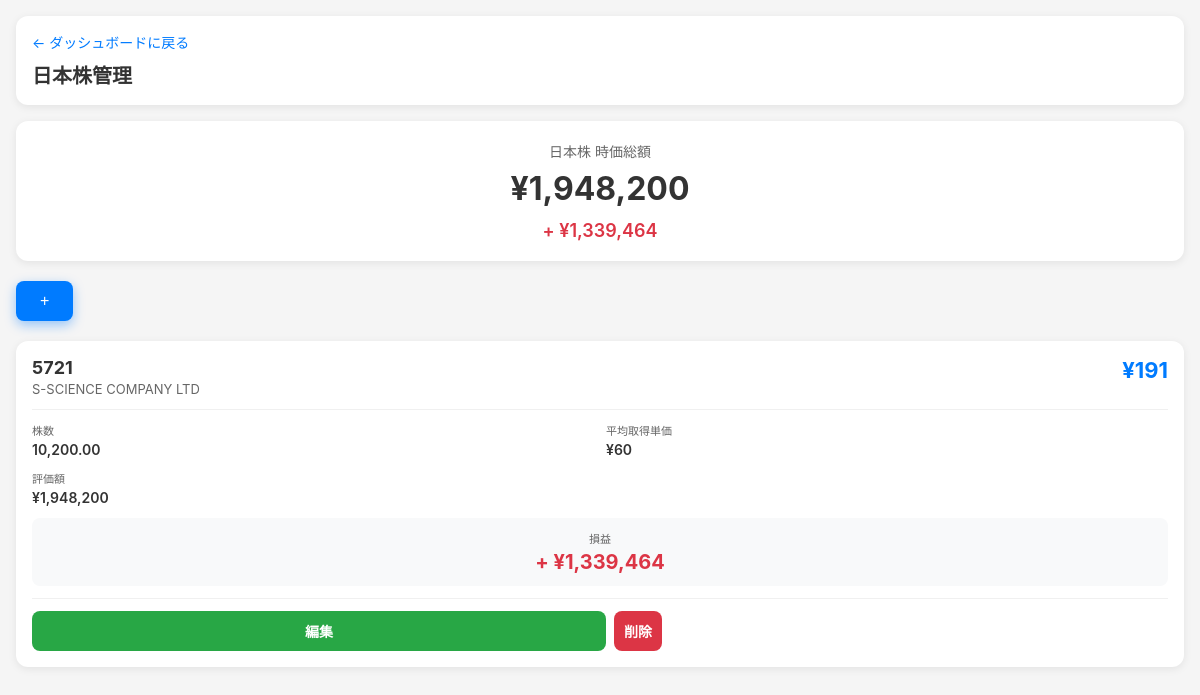
Screenshot of /assets/jp_stock (signed in) with the database file from the repository.
### tables this page shows
CREATE TABLE assets (
        id INTEGER PRIMARY KEY AUTOINCREMENT,
        user_id INTEGER,
        asset_type TEXT NOT NULL,
        symbol TEXT NOT NULL,
        name TEXT,
        quantity REAL NOT NULL,
        price REAL DEFAULT 0,
        created_at TIMESTAMP DEFAULT CURRENT_TIMESTAMP, avg_price REAL DEFAULT 0, current_price REAL DEFAULT 0, total_cost REAL DEFAULT 0, acquisition_price REAL, avg_cost REAL DEFAULT 0,
        FOREIGN KEY (user_id) REFERENCES users (id)
    );

### app.py (the view)
@app.route('/assets/<asset_type>')
def manage_assets(asset_type):
    user = get_current_user()
    if not user:
        return redirect(url_for('login'))
    conn = get_db()
    c = conn.cursor()
    if USE_POSTGRES:
        c.execute('''SELECT * FROM assets WHERE user_id = %s AND asset_type = %s
                    ORDER BY symbol''', (user['id'], asset_type))
    else:
        c.execute('''SELECT * FROM assets WHERE user_id = ? AND asset_type = ?
                    ORDER BY symbol''', (user['id'], asset_type))
    assets = c.fetchall()
    conn.close()
    type_info = {
        'jp_stock': {'title': '日本株', 'symbol_label': '証券コード', 'quantity_label': '株数'},
        'us_stock': {'title': '米国株', 'symbol_label': 'シンボル', 'quantity_label': '株数'},
        'gold': {'title': '金 (Gold)', 'symbol_label': '種類', 'quantity_label': '重量(g)'},
        'cash': {'title': '現金', 'symbol_label': '項目名', 'quantity_label': '金額'},
        'crypto': {'title': '暗号資産', 'symbol_label': '銘柄', 'quantity_label': '数量'}
    }
    info = type_info.get(asset_type, type_info['jp_stock'])
    crypto_symbols = CRYPTO_SYMBOLS
    return render_template('manage_assets.html', assets=assets, asset_type=asset_type, info=info, crypto_symbols=crypto_symbols)

### app.py (called while the page is built)
def get_db():
    if USE_POSTGRES:
        conn = psycopg2.connect(DATABASE_URL, cursor_factory=RealDictCursor)
        return conn
    else:
        conn = sqlite3.connect('portfolio.db')
        conn.row_factory = sqlite3.Row
        return conn

def get_current_user():
    if 'user_id' not in session:
        return None
    conn = get_db()
    c = conn.cursor()
    if USE_POSTGRES:
        c.execute('SELECT * FROM users WHERE id = %s', (session['user_id'],))
    else:
        c.execute('SELECT * FROM users WHERE id = ?', (session['user_id'],))
    user = c.fetchone()
    conn.close()
    return user

### templates/manage_assets.html (shortened to what this page needs)
{% extends "base.html" %}
{% block content %}
<div class="header">
    <a href="{{ url_for('dashboard') }}" class="back-link">&larr; ダッシュボードに戻る</a>
    <h1>{{ info.title }}管理</h1>
</div>
{% if assets %}
    {% set total_value = namespace(amount=0) %}
    {% set total_cost = namespace(amount=0) %}
    {% for asset in assets %}
        {% if asset_type != 'cash' %}
            {% set total_value.amount = total_value.amount + (asset['quantity'] * asset['price']) %}
            {% set total_cost.amount = total_cost.amount + (asset['quantity'] * asset['avg_cost']) %}
        {% else %}
            {% set total_value.amount = total_value.amount + asset['quantity'] %}
        {% endif %}
    {% endfor %}
    {% set total_profit = total_value.amount - total_cost.amount %}
    <div class="summary-card">
        <div class="summary-title">{{ info.title }} 時価総額</div>
        <div class="summary-value">
            {% if asset_type == 'us_stock' %}
                ${{ "{:,.2f}".format(total_value.amount) }}
            {% else %}
                &yen;{{ "{:,.0f}".format(total_value.amount) }}
            {% endif %}
        </div>
        {% if asset_type != 'cash' %}
        <div class="summary-profit {% if total_profit >= 0 %}profit-red{% else %}profit-green{% endif %}">
            {% if total_profit >= 0 %}+{% endif %}
            {% if asset_type == 'us_stock' %}
                ${{ "{:,.2f}".format(total_profit) }}
            {% else %}
                &yen;{{ "{:,.0f}".format(total_profit) }}
            {% endif %}
        </div>
        {% endif %}
    </div>
{% endif %}
<button class="add-button" onclick="showAddForm()">+</button>
{% if assets %}
    {% for asset in assets %}
    <div class="stock-card" data-edit-url="{{ url_for('edit_asset', asset_id=asset['id']) }}">
        <div class="stock-header">
            <div>
                <div class="stock-symbol">{{ asset['symbol'] }}</div>
                {% if asset_type not in ['cash'] %}
                <div class="stock-name">{{ asset['name'] or '-' }}</div>
                {% endif %}
            </div>
            <div>
                <div class="stock-price">
                    {% if asset_type == 'us_stock' %}
                        ${{ "{:,.2f}".format(asset['price']) }}
                    {% elif asset_type not in ['cash'] %}
                        &yen;{{ "{:,.0f}".format(asset['price']) }}
                    {% endif %}
                </div>
            </div>
        </div>
        <div class="stock-details">
            <div class="detail-item">
                <span class="detail-label">{{ info.quantity_label }}</span>
                <span class="detail-value">{{ "{:,.2f}".format(asset['quantity']) }}</span>
            </div>
            {% if asset_type not in ['cash'] %}
            <div class="detail-item">
                <span class="detail-label">平均取得単価</span>
                <span class="detail-value">
                    {% if asset_type == 'us_stock' %}
                        ${{ "{:,.2f}".format(asset['avg_cost']) }}
                    {% else %}
                        &yen;{{ "{:,.0f}".format(asset['avg_cost']) }}
                    {% endif %}
                </span>
            </div>
            <div class="detail-item">
                <span class="detail-label">評価額</span>
                <span class="detail-value">
                    {% if asset_type == 'us_stock' %}
                        ${{ "{:,.2f}".format(asset['quantity'] * asset['price']) }}
                    {% else %}
                        &yen;{{ "{:,.0f}".format(asset['quantity'] * asset['price']) }}
                    {% endif %}
                </span>
            </div>
            {% endif %}
        </div>
        {% if asset_type not in ['cash'] %}
        {% set current_value = asset['quantity'] * asset['price'] %}
        {% set cost_value = asset['quantity'] * asset['avg_cost'] %}
        {% set profit = current_value - cost_value %}
        <div class="stock-profit-box">
            <div class="stock-profit-label">損益</div>
            <div class="stock-profit-value {% if profit >= 0 %}profit-red{% else %}profit-green{% endif %}">
                {% if profit >= 0 %}+{% endif %}
                {% if asset_type == 'us_stock' %}
                    ${{ "{:,.2f}".format(profit) }}
                {% else %}
                    &yen;{{ "{:,.0f}".format(profit) }}
                {% endif %}
            </div>
        </div>
        {% endif %}
        <div class="stock-actions" onclick="event.stopPropagation()">
            <a href="{{ url_for('edit_asset', asset_id=asset['id']) }}" class="edit-btn">編集</a>
            <form method="post" action="{{ url_for('delete_asset') }}" style="flex: 1; margin: 0;">
                <button type="submit" class="delete-btn" onclick="return confirm('削除しますか?')">削除</button>
            </form>
        </div>
    </div>
    {% endfor %}
{% else %}
<div class="empty-state">
    <div class="empty-state-icon">&#128202;</div>
    <p>まだ{{ info.title }}が登録されていません。<br>右下の「+」ボタンから追加してください。</p>
</div>
{% endif %}
{% endblock %}

### templates/base.html (style rules this page uses)
* { box-sizing: border-box; }
body { font-family: -apple-system, BlinkMacSystemFont, "Segoe UI", Roboto, "Hiragino Sans", sans-serif; margin: 0; padding: 0; background: #f5f5f5; color: #333; }

### templates/manage_assets.html (style rules this page uses)
.header { background: white; padding: 16px; border-radius: 12px; margin-bottom: 16px; box-shadow: 0 2px 8px rgba(0,0,0,0.08); }
.back-link { color: #007bff; text-decoration: none; font-size: 14px; display: inline-block; margin-bottom: 8px; }
.header h1 { font-size: 20px; margin: 0; color: #333; }
.summary-card { background: white; border-radius: 12px; padding: 20px; margin-bottom: 20px; text-align: center; box-shadow: 0 2px 8px rgba(0,0,0,0.08); }
.summary-title { font-size: 14px; color: #666; margin-bottom: 8px; }
.summary-value { font-size: 32px; font-weight: 700; color: #333; margin-bottom: 12px; }
.summary-profit { font-size: 18px; font-weight: 600; }
.profit-red { color: #dc3545; }
.add-button { position: fixed; bottom: 24px; right: 24px; width: 56px; height: 56px; border-radius: 50%; background: #007bff; color: white; border: none; font-size: 32px; cursor: pointer; box-shadow: 0 4px 12px rgba(0,123,255,0.4); z-index: 1000; display: flex; align-items: center; justify-content: center; line-height: 1; }
.stock-card { background: white; border-radius: 12px; padding: 16px; margin-bottom: 12px; box-shadow: 0 2px 8px rgba(0,0,0,0.08); cursor: pointer; transition: all 0.15s ease; }
.stock-header { display: flex; justify-content: space-between; align-items: flex-start; margin-bottom: 12px; padding-bottom: 12px; border-bottom: 1px solid #f0f0f0; }
.stock-symbol { font-size: 18px; font-weight: 700; color: #333; }
.stock-name { font-size: 13px; color: #666; margin-top: 3px; }
.stock-price { font-size: 22px; font-weight: 700; color: #007bff; text-align: right; }
.stock-details { display: grid; grid-template-columns: 1fr 1fr; gap: 12px; margin: 12px 0; font-size: 13px; }
.detail-item { display: flex; flex-direction: column; }
.detail-label { color: #666; font-size: 11px; margin-bottom: 3px; }
.detail-value { font-weight: 600; color: #333; font-size: 14px; }
.stock-profit-box { background: #f8f9fa; padding: 12px; border-radius: 8px; margin: 12px 0; text-align: center; }
.stock-profit-label { font-size: 11px; color: #666; margin-bottom: 4px; }
.stock-profit-value { font-size: 20px; font-weight: 700; }
.stock-actions { display: flex; gap: 8px; margin-top: 12px; padding-top: 12px; border-top: 1px solid #f0f0f0; }
.edit-btn, .delete-btn { flex: 1; padding: 10px; border-radius: 8px; text-align: center; text-decoration: none; font-size: 14px; border: none; cursor: pointer; font-weight: 600; }
.edit-btn { background: #28a745; color: white; }
.delete-btn { background: #dc3545; color: white; }
@media (min-width: 768px) { .add-button { position: static; width: auto; height: auto; border-radius: 8px; padding: 12px 24px; font-size: 16px; margin-bottom: 20px; } }

### rows the page displays
assets: symbol "5721", name "S-SCIENCE COMPANY LTD", price "191", quantity_label "株数", quantity "10,200.00", avg_cost "60", asset['quantity']*asset['price'] "1,948,200", profit "1,339,464"

### other values shown
{{ info.title }} "日本株"
{{ "{:,.0f}".format(total_value.amount) }} "1,948,200"
{{ "{:,.0f}".format(total_profit) }} "1,339,464"
